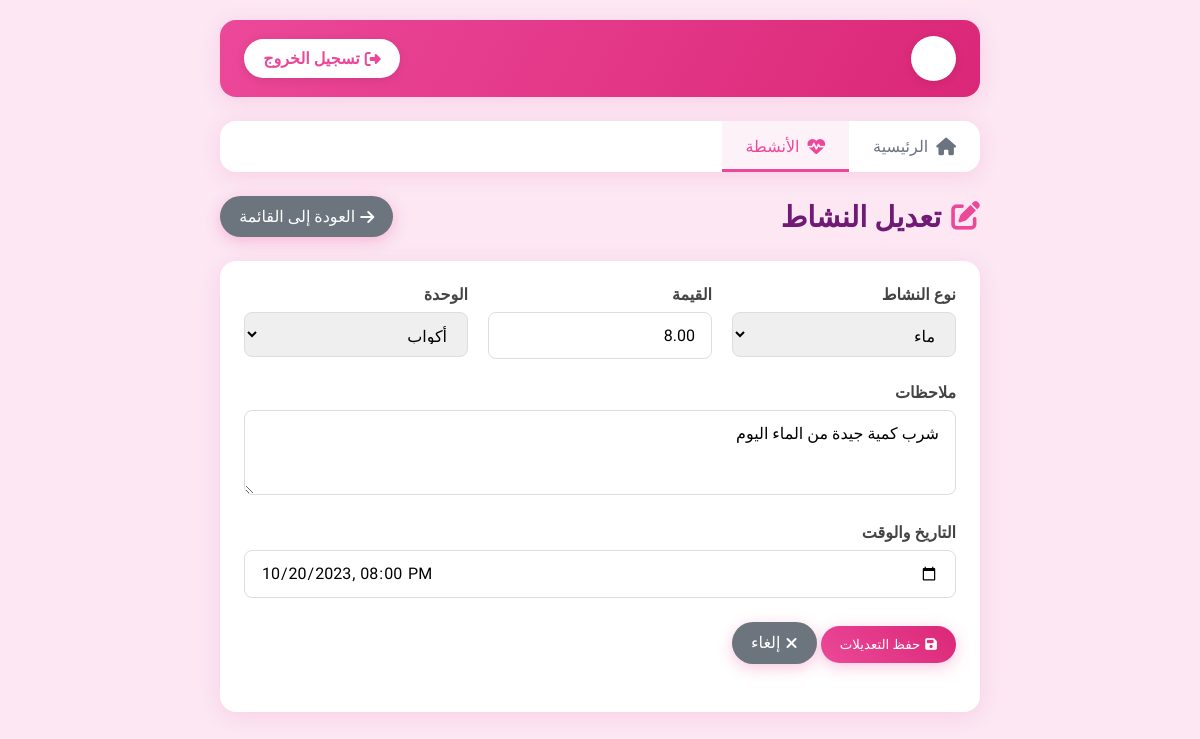
Screenshot of /edit_activity.php?id=2 (signed in) with the database file from the repository.
### tables this page shows
CREATE TABLE IF NOT EXISTS health_logs (
    id INT AUTO_INCREMENT PRIMARY KEY,
    activity_type ENUM('walk', 'run', 'gym', 'yoga', 'meditation', 'water', 'sleep', 'weight', 'reading', 'learning') NOT NULL,
    value DECIMAL(10,2) NOT NULL,
    unit ENUM('minutes', 'hours', 'km', 'cups', 'kg', 'pages') DEFAULT 'minutes',
    notes TEXT,
    date TIMESTAMP DEFAULT CURRENT_TIMESTAMP,
    created_at TIMESTAMP DEFAULT CURRENT_TIMESTAMP
);

### edit_activity.php (the view, shortened to what this page needs)
<?php
include "config.php";
$id = $_GET['id'];
$sql = "SELECT * FROM health_logs WHERE id = $id";
$result = mysqli_query($conn, $sql);
$activity = mysqli_fetch_assoc($result);
?>
<!DOCTYPE html>
<html lang="ar" dir="rtl">
<head>
    <link rel="stylesheet" href="https://cdnjs.cloudflare.com/ajax/libs/font-awesome/6.4.0/css/all.min.css">
</head>
<body>
    <div class="container">
        <div class="topbar">
            <div class="user-info">
                <div class="avatar"><?php echo substr($_SESSION["username"], 0, 1); ?></div>
            </div>
            <a href="logout.php" class="logout-btn"><i class="fas fa-sign-out-alt"></i> تسجيل الخروج</a>
        </div>
        <div class="nav">
            <a href="index.php"><i class="fas fa-home"></i> الرئيسية</a>
            <a href="activities.php" class="active"><i class="fas fa-heartbeat"></i> الأنشطة</a>
        </div>
        <div class="page-header">
            <h1 class="page-title"><i class="fas fa-edit"></i> تعديل النشاط</h1>
            <a href="activities.php" class="btn btn-secondary"><i class="fas fa-arrow-right"></i> العودة إلى القائمة</a>
        </div>
        <div class="form-container">
            <form method="post">
                <div class="form-row">
                    <div class="form-col">
                        <div class="form-group">
                            <label for="activity_type">نوع النشاط</label>
                            <select class="form-control" id="activity_type" name="activity_type" required>
                                <option value="water" <?php echo $activity['activity_type'] == 'water' ? 'selected' : ''; ?>>ماء</option>
                            </select>
                        </div>
                    </div>
                    <div class="form-col">
                        <div class="form-group">
                            <label for="value">القيمة</label>
                            <input type="number" step="0.01" class="form-control" id="value" name="value" value="<?php echo $activity['value']; ?>" required>
                        </div>
                    </div>
                    <div class="form-col">
                        <div class="form-group">
                            <label for="unit">الوحدة</label>
                            <select class="form-control" id="unit" name="unit" required>
                                <option value="cups" <?php echo $activity['unit'] == 'cups' ? 'selected' : ''; ?>>أكواب</option>
                            </select>
                        </div>
                    </div>
                </div>
                <div class="form-group">
                    <label for="notes">ملاحظات</label>
                    <textarea class="form-control" id="notes" name="notes" rows="3"><?php echo $activity['notes']; ?></textarea>
                </div>
                <div class="form-group">
                    <label for="date">التاريخ والوقت</label>
                    <input type="datetime-local" class="form-control" id="date" name="date" value="<?php echo date('Y-m-d\TH:i', strtotime($activity['date'])); ?>" required>
                </div>
                <div class="form-group">
                    <button type="submit" class="btn btn-primary"><i class="fas fa-save"></i> حفظ التعديلات</button>
                    <a href="activities.php" class="btn btn-secondary"><i class="fas fa-times"></i> إلغاء</a>
                </div>
            </form>
        </div>
    </div>
</body>
</html>

### edit_activity.php (style rules this page uses)
:root { --primary: #EC4899; --secondary: #DB2777; --accent: #F472B6; --success: #10B981; --info: #8B5CF6; --warning: #F59E0B; --light: #FDF2F8; --dark: #701A75; --background: #FCE7F3; --card-shadow: 0 4px 20px rgba(236, 72, 153, 0.15); --hover-shadow: 0 10px 25px rgba(236, 72, 153, 0.25); }
* { margin: 0; padding: 0; box-sizing: border-box; font-family: 'Tajawal', sans-serif; }
body { background-color: var(--background); color: #333; min-height: 100vh; }
.container { max-width: 800px; margin: 0 auto; padding: 20px; }
.topbar { background: linear-gradient(120deg, var(--primary), var(--secondary)); border-radius: 16px; padding: 1rem 1.5rem; margin-bottom: 1.5rem; display: flex; justify-content: space-between; align-items: center; box-shadow: var(--card-shadow); color: white; animation: fadeInDown 0.8s ease; }
.user-info { display: flex; align-items: center; }
.user-info .avatar { width: 45px; height: 45px; background-color: white; border-radius: 50%; display: flex; align-items: center; justify-content: center; color: var(--primary); margin-left: 10px; font-weight: bold; font-size: 1.2rem; box-shadow: 0 2px 10px rgba(0,0,0,0.1); }
.logout-btn { background-color: white; color: var(--primary); padding: 0.6rem 1.2rem; border-radius: 30px; text-decoration: none; display: flex; align-items: center; transition: all 0.3s; font-weight: 600; box-shadow: 0 2px 10px rgba(0,0,0,0.1); }
.logout-btn i { margin-left: 5px; }
.nav { display: flex; background: white; border-radius: 16px; margin-bottom: 1.5rem; box-shadow: var(--card-shadow); overflow: hidden; animation: fadeIn 0.8s ease 0.2s both; }
.nav a { padding: 1rem 1.5rem; text-decoration: none; color: #6B7280; font-weight: 500; transition: all 0.3s; display: flex; align-items: center; position: relative; overflow: hidden; }
.nav a:before { content: ''; position: absolute; bottom: 0; left: 0; width: 0; height: 3px; background: var(--primary); transition: all 0.3s; }
.nav a:hover, .nav a.active { color: var(--primary); background-color: var(--light); }
.nav a:hover:before, .nav a.active:before { width: 100%; }
.nav a i { margin-left: 8px; font-size: 1.1rem; }
.page-header { display: flex; justify-content: space-between; align-items: center; margin-bottom: 1.5rem; animation: fadeIn 0.8s ease 0.4s both; }
.page-title { font-size: 1.8rem; color: var(--dark); display: flex; align-items: center; }
.page-title i { margin-left: 10px; color: var(--primary); }
.btn { padding: 0.7rem 1.2rem; border-radius: 30px; text-decoration: none; display: inline-flex; align-items: center; transition: all 0.3s; font-weight: 500; border: none; cursor: pointer; box-shadow: 0 4px 15px rgba(236, 72, 153, 0.3); }
.btn-primary { background: linear-gradient(45deg, var(--primary), var(--secondary)); color: white; }
.btn-secondary { background: #6c757d; color: white; }
.btn i { margin-left: 5px; }
.form-container { background-color: white; border-radius: 16px; padding: 1.5rem; box-shadow: var(--card-shadow); margin-bottom: 1.5rem; animation: fadeIn 0.8s ease 0.6s both; }
.form-group { margin-bottom: 1.5rem; }
.form-group label { display: block; margin-bottom: 0.5rem; font-weight: 600; color: #444; }
.form-control { width: 100%; padding: 0.8rem 1rem; border: 1px solid #ddd; border-radius: 8px; font-size: 1rem; transition: all 0.3s; }
.form-row { display: flex; flex-wrap: wrap; margin-right: -10px; margin-left: -10px; }
.form-col { flex: 1 0 0%; padding: 0 10px; }
select.form-control { height: 45px; }

### rows the page displays
health_logs: activity_type "ماء", value "8.00", unit "أكواب", notes "شرب كمية جيدة من الماء اليوم", date "10/20/2023 20:00"
